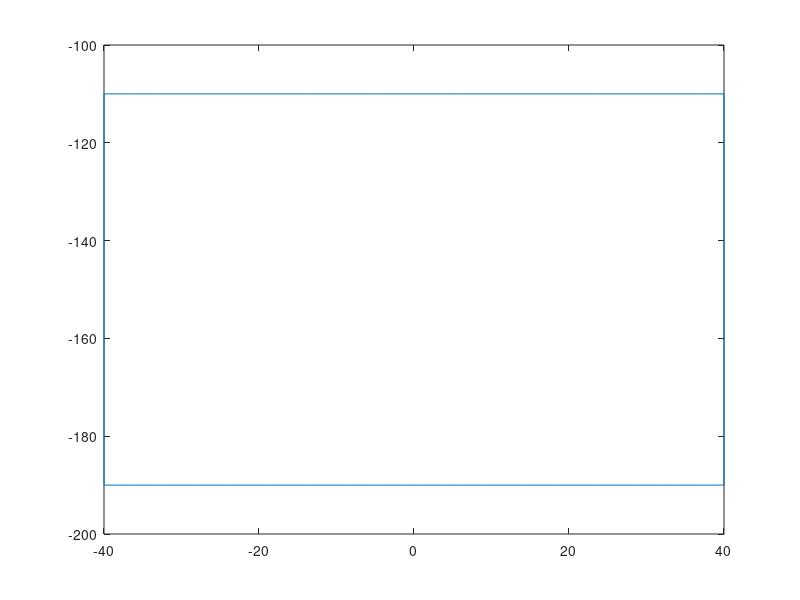

The MATLAB source for this figure:
%% Params

N = 200;

height = 80;
width = 80;
center = [0; -150];

%% Create square

top_edge = [
  linspace(center(1)-width/2, center(1)+width/2, N/4);
  linspace(center(2)+height/2, center(2)+height/2, N/4)
];
right_edge = [
  linspace(center(1)+width/2, center(1)+width/2, N/4);
  linspace(center(2)+height/2, center(2)-height/2, N/4)
];
bottom_edge = [
  linspace(center(1)+width/2, center(1)-width/2, N/4);
  linspace(center(2)-height/2, center(2)-height/2, N/4)
];
left_edge = [
  linspace(center(1)-width/2, center(1)-width/2, N/4);
  linspace(center(2)-height/2, center(2)+height/2, N/4)
];

trajectory = [top_edge, right_edge, bottom_edge, left_edge];

%% Plot square

figure()
plot(trajectory(1,:), trajectory(2,:))
